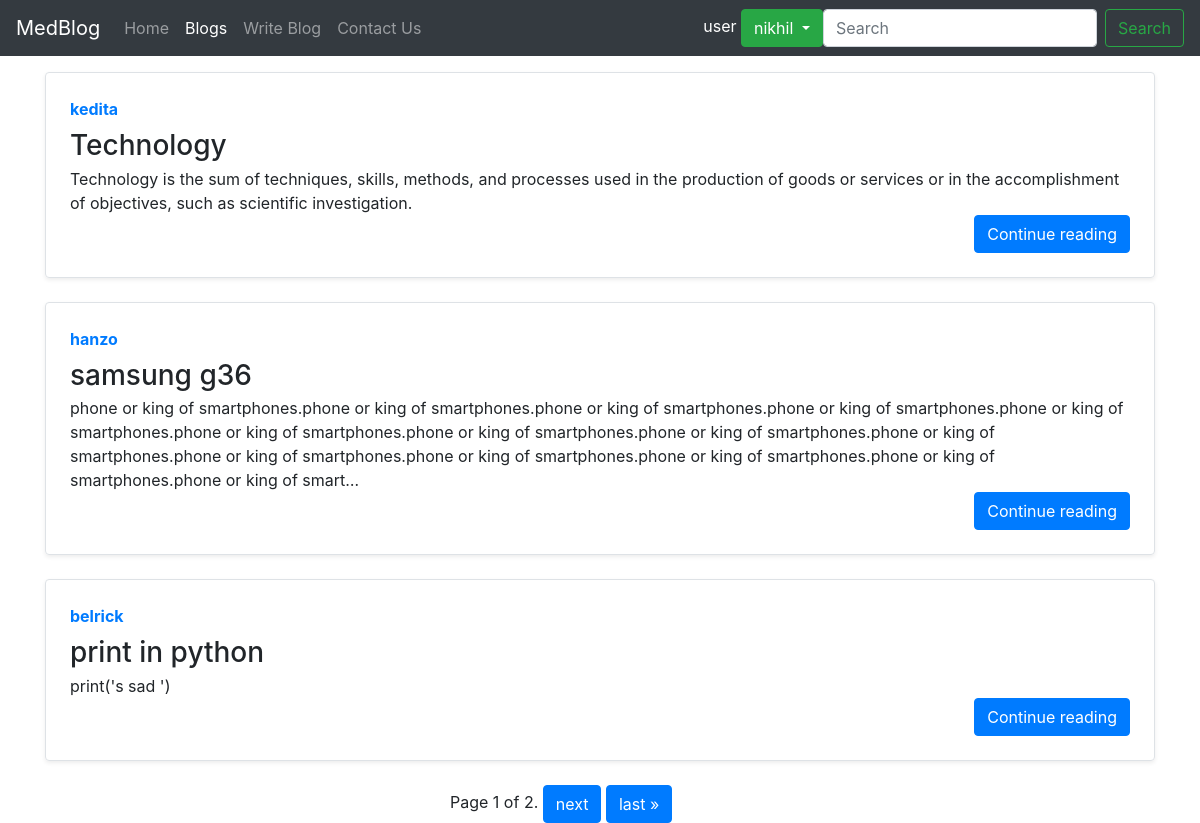
/blogs/ (signed in), run on the app's committed database.
### blogs/models.py (models this page shows, shortened)
class Post(models.Model):
    sno = models.AutoField(primary_key=True)
    title = models.CharField(max_length=50)
    author = models.CharField(max_length=70)
    slug = models.CharField(max_length=80)
    content = RichTextUploadingField()

### blogs/views.py (the view)
# urls.py: path('', views.blogHome, name = 'blogHome'),
def blogHome(request):
    allPosts = Post.objects.all()
    paginator = Paginator(allPosts, 3)
    page_number = request.GET.get('page')
    page_obj = paginator.get_page(page_number)
    context = {'allPosts' : allPosts,'page_obj': page_obj}
    return render(request, "blog/blog.html", context)

### templates/blog/blog.html (shortened to what this page needs)
{% extends "base.html" %}
{% block blogactive %} active {% endblock blogactive%}
{% block body %}
<div class="container">
{% for post in page_obj %}
 <div class="row no-gutters border rounded overflow-hidden flex-md-row mb-4 shadow-sm h-md-250 mt-3 position-relative">
        <div class="col p-4 d-flex flex-column position-static">
          <strong class="d-inline-block mb-2 text-primary">{{post.author}}</strong>
          <h3 class="mb-0">{{post.title}}</h3>
          <p class="card-text mb-auto mt-1">{{post.content| truncatechars:400| safe }}</p>
          <a  href="/blogs/{{post.slug}}" role="button" class="btn btn-primary ml-auto">Continue reading</a>
        </div>
      </div>
{% endfor %}
</div>
<div class="pagination container col-sm-3">
    <span class="step-links">
        <span class="current">
            Page {{ page_obj.number }} of {{ page_obj.paginator.num_pages }}.
        </span>
        {% if page_obj.has_next %}
            <a class="btn btn-primary" href="?page={{ page_obj.next_page_number }}">next</a>
            <a class="btn btn-primary " href="?page={{ page_obj.paginator.num_pages }}">last &raquo;</a>
        {% endif %}
    </span>
</div>
{% endblock body%}

### templates/base.html (shortened to what this page needs)
{% load static %}
<!doctype html>
<html lang="en">
  <head>
    <link rel="stylesheet" href="https://stackpath.bootstrapcdn.com/bootstrap/4.4.1/css/bootstrap.min.css">
  </head>
  <body>
  <nav class="navbar navbar-expand-lg navbar-dark bg-dark">
  <a class="navbar-brand" href="/">MedBlog</a>
  <div class="collapse navbar-collapse" id="navbarSupportedContent">
    <ul class="navbar-nav mr-auto">
      <li class="nav-item {% block homeactive %} {% endblock homeactive%}">
        <a class="nav-link" href="/">Home <span class="sr-only">(current)</span></a>
      </li>
      <li class="nav-item {% block blogactive %} {% endblock blogactive%}">
        <a class="nav-link" href="/blogs">Blogs</a>
      </li>
      <li class="nav-item {% block wblogactive %} {% endblock wblogactive%}">
        <a class="nav-link" href="/blogs/writeblog">Write Blog</a>
      </li>
      <li class="nav-item {% block contactactive %} {% endblock contactactive%}">
        <a class="nav-link" href="/contact/">Contact Us</a>
      </li>
    </ul>
    {% if user.is_authenticated %}
    <div class="dropdown" style="color:white">
  user <button  class="btn btn-success dropdown-toggle" type="button" id="dropdownMenuButton" data-toggle="dropdown" aria-haspopup="true" aria-expanded="false">
    {{request.user}}
  </button>
</div>
    {% endif %}
    <form method="get" action="/blogs/query" class="form-inline my-2 my-lg-0">
      <input name="query" id="query" class="form-control mr-sm-2" type="search" placeholder="Search" aria-label="Search">
      <button class="btn btn-outline-success my-2 my-sm-0" type="submit">Search</button>
    </form>
  </div>
</nav>
  {% block body %} {% endblock body%}
  </body>
</html>

### data on the page
Post: author "kedita", title "Technology", content "Technology is the sum of techniques, skills, methods, and processes used in the production of goods or services or in the accomplishment of objectives, such as scientific investigation."
Post: author "hanzo", title "samsung g36", content "phone or king of smartphones.phone or king of smartphones.phone or king of smartphones.phone or king of smartphones.phone or king of smartphones.phone or king of smartphones.phone or king of smartphones.phone or king of smartphones.phone or king of smartphones.phone or king of smartphones.phone or king of smartphones.phone or king of smartphones.phone or king of smartphones.phone or king of smart…"
Post: author "belrick", title "print in python", content "print('s sad ')"

### other printed values
{{ request.user }} "nikhil"
{{ page_obj.number }} "1"
{{ page_obj.paginator.num_pages }} "2"
